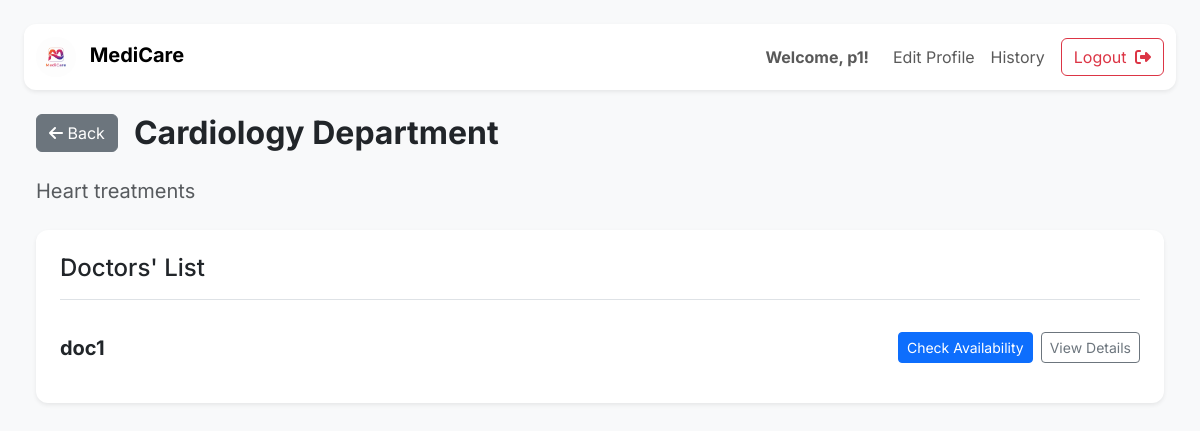
/department/Cardiology (signed in), run on the app's committed database.
### application/models.py (models this page shows)
class User(db.Model):
    __tablename__ = 'user'
    id = db.Column(db.Integer(),primary_key = True)
    blocked = db.Column(db.Boolean(), default=False, nullable=False)
    username = db.Column(db.String(), unique=True, nullable=False)
    password = db.Column(db.String(), nullable=False)
    type = db.Column(db.String(), default="patient", nullable=False)
    patient = db.relationship('Patient', backref='user', cascade="all, delete-orphan")
    doctor = db.relationship('Doctor', backref='user', cascade="all, delete-orphan")

class Department(db.Model):
    __tablename__ = 'department'
    id = db.Column(db.Integer(),primary_key = True)
    name = db.Column(db.String())
    description = db.Column(db.String())
    doctor = db.relationship('Doctor', backref='department')

class Doctor(db.Model):
    __tablename__ = 'doctor'
    id = db.Column(db.Integer(),primary_key = True)
    doctor_name = db.Column(db.String(), nullable=False)
    password = db.Column(db.String(), nullable=False)
    email = db.Column(db.String(), nullable=False)
    department_id = db.Column(db.Integer(), db.ForeignKey('department.id'), nullable=False)
    user_id = db.Column(db.Integer(), db.ForeignKey('user.id', ondelete="CASCADE"), nullable=False)
    type = db.Column(db.String(), nullable=False)
    experience = db.Column(db.Integer(), nullable=False)
    appointment = db.relationship('Appointment', backref='doctor')
    availability = db.relationship('Availability', backref='doctor', cascade="all, delete-orphan")

### application/controllers.py (the view)
@app.route("/department/<string:dept_name>")
def department_page(dept_name):
    user_id = session.get("user_id")
    this_user = User.query.get(user_id)
    dept = Department.query.filter_by(name=dept_name).first()
    if not dept:
        flash("Department not found!", "danger")
        return redirect("/patient")
    doctors = Doctor.query.filter_by(department_id=dept.id).all()
    return render_template("department_page.html", department=dept, doctors=doctors, this_user = this_user)

### templates/department_page.html (shortened to what this page needs)
<!DOCTYPE html>
<html>
<head>
    <link href="https://cdn.jsdelivr.net/npm/bootstrap@5.3.2/dist/css/bootstrap.min.css" rel="stylesheet">
</head>
<body class="p-4">
    <nav class="navbar navbar-expand-lg navbar-light bg-white shadow-sm sticky-top mb-4" style="border-radius: 0.75rem;">
        <div class="container-fluid">
            <a class="navbar-brand" href="/patient">
                <img src="{{ url_for('static', filename='logo2.png') }}" alt="Logo" style="height: 40px; border-radius: 50%;">
                <span class="fw-bold ms-2">MediCare</span>
            </a>
            <div class="collapse navbar-collapse" id="patientNav">
                <ul class="navbar-nav ms-auto mb-2 mb-lg-0 align-items-center">
                    <li class="nav-item d-none d-lg-block">
                        <span class="navbar-text fw-bold me-3">Welcome, {{this_user.username}}!</span>
                    </li>
                    <li class="nav-item">
                        <a href="/edit_profile?username={{this_user.username}}" class="nav-link">Edit Profile</a>
                    </li>
                    <li class="nav-item">
                        <a href="/patient_history" class="nav-link">History</a>
                    </li>
                    <li class="nav-item">
                        <a href="/login" class="btn btn-outline-danger ms-lg-2">
                            Logout <i class="fa-solid fa-right-from-bracket ms-1"></i>
                        </a>
                    </li>
                </ul>
            </div>
        </div>
    </nav>
    <main class="container-fluid">
        <div class="d-flex align-items-center mb-4">
            <a href="/patient" class="btn btn-secondary me-3">
                <i class="fa-solid fa-arrow-left"></i> Back
            </a>
            <h2 class ="mb-0 fw-bold">{{ department.name }} Department</h2>
        </div>
        <p class="fs-5 text-muted mb-4">{{ department.description }}</p>
        <div class="card p-4 shadow-sm mt-4">
            <h4 class="mb-3 pb-3 border-bottom">Doctors' List</h4>
            {% if doctors %}
                <ul class="list-group list-group-flush">
                    {% for d in doctors %}
                    <li class="list-group-item d-flex justify-content-between align-items-center px-0 py-3">
                        <span class="fs-5 fw-bold">{{ d.doctor_name }}</span>
                        <div class="d-flex gap-2">
                            <a href="/doctor/check_availability/{{ d.id }}" class="btn btn-sm btn-primary">
                                Check Availability
                            </a>
                            <a href="/doctor/details/{{ d.id }}" class="btn btn-sm btn-outline-secondary">
                                View Details
                            </a>
                        </div>
                    </li>
                    {% endfor %}
                </ul>
            {% else %}
                <div class="alert alert-info">No doctors found in this department.</div>
            {% endif %}
        </div>
        </main>
</body>
</html>

### templates/department_page.html (style rules this page uses)
body { font-family: 'Inter', sans-serif; background-color: #f8f9fa; }
.card { border: none; border-radius: 0.75rem; }

### data on the page
User: username "p1"
Department: name "Cardiology", description "Heart treatments"
Doctor: doctor_name "doc1"
